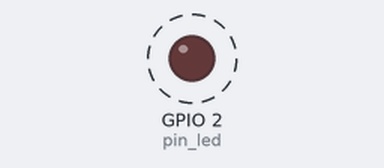
This program was run on a simulated ESP32 board running MicroPython. Parts: output pins drawn as LEDs (lit = HIGH). Wiring (from the project's diagram.json): red LED on GPIO 2. Dashed ring = blinking.

Above: at 0.05 s.
Timing chart, 0 to 5.7 s (numbered marks = the images above):
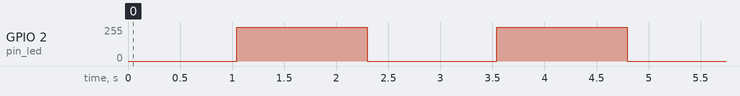

The program:

main.py
```python
import machine
import time

pin_led = machine.Pin(2)
led_pwm = machine.PWM(pin_led)

led_pwm.freq(1000)

while True:

    for duty_cycle in range(1024):
        led_pwm.duty(duty_cycle)
        time.sleep_ms(1)
    time.sleep_ms(200)

    for duty_cycle in range(1023, -1, -1):
        led_pwm.duty(duty_cycle)
        time.sleep_ms(1)
    time.sleep_ms(200)
```

Measured:
- by itself, GPIO 2 (pin_led): alternates 255/255 for 1.3 s and 0/255 for 1.2 s
